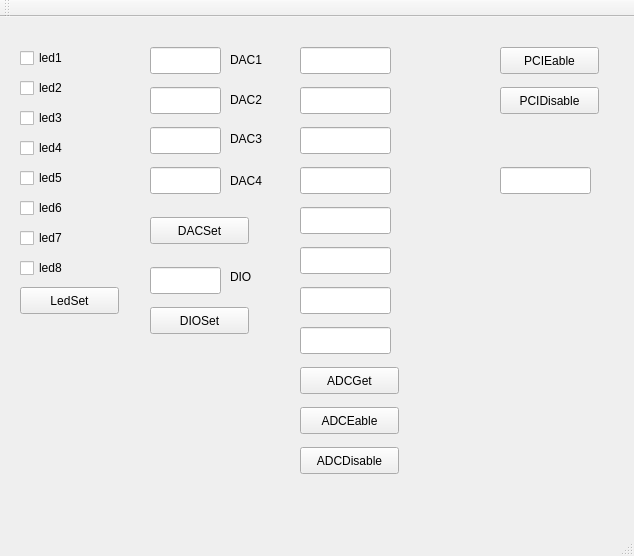
<?xml version="1.0" encoding="UTF-8"?>
<ui version="4.0">
 <class>MainWindow</class>
 <widget class="QMainWindow" name="MainWindow">
  <property name="geometry">
   <rect>
    <x>0</x>
    <y>0</y>
    <width>634</width>
    <height>556</height>
   </rect>
  </property>
  <property name="windowTitle">
   <string>MainWindow</string>
  </property>
  <widget class="QWidget" name="centralWidget">
   <widget class="QPushButton" name="PCIEable">
    <property name="geometry">
     <rect>
      <x>500</x>
      <y>30</y>
      <width>99</width>
      <height>27</height>
     </rect>
    </property>
    <property name="text">
     <string>PCIEable</string>
    </property>
   </widget>
   <widget class="QPushButton" name="PCIDisable">
    <property name="geometry">
     <rect>
      <x>500</x>
      <y>70</y>
      <width>99</width>
      <height>27</height>
     </rect>
    </property>
    <property name="text">
     <string>PCIDisable</string>
    </property>
   </widget>
   <widget class="QCheckBox" name="led2">
    <property name="geometry">
     <rect>
      <x>20</x>
      <y>60</y>
      <width>98</width>
      <height>22</height>
     </rect>
    </property>
    <property name="text">
     <string>led2</string>
    </property>
   </widget>
   <widget class="QCheckBox" name="led3">
    <property name="geometry">
     <rect>
      <x>20</x>
      <y>90</y>
      <width>98</width>
      <height>22</height>
     </rect>
    </property>
    <property name="text">
     <string>led3</string>
    </property>
   </widget>
   <widget class="QCheckBox" name="led4">
    <property name="geometry">
     <rect>
      <x>20</x>
      <y>120</y>
      <width>98</width>
      <height>22</height>
     </rect>
    </property>
    <property name="text">
     <string>led4</string>
    </property>
   </widget>
   <widget class="QCheckBox" name="led5">
    <property name="geometry">
     <rect>
      <x>20</x>
      <y>210</y>
      <width>98</width>
      <height>22</height>
     </rect>
    </property>
    <property name="text">
     <string>led7</string>
    </property>
   </widget>
   <widget class="QCheckBox" name="led6">
    <property name="geometry">
     <rect>
      <x>20</x>
      <y>180</y>
      <width>98</width>
      <height>22</height>
     </rect>
    </property>
    <property name="text">
     <string>led6</string>
    </property>
   </widget>
   <widget class="QCheckBox" name="led7">
    <property name="geometry">
     <rect>
      <x>20</x>
      <y>150</y>
      <width>98</width>
      <height>22</height>
     </rect>
    </property>
    <property name="text">
     <string>led5</string>
    </property>
   </widget>
   <widget class="QCheckBox" name="led8">
    <property name="geometry">
     <rect>
      <x>20</x>
      <y>240</y>
      <width>98</width>
      <height>22</height>
     </rect>
    </property>
    <property name="text">
     <string>led8</string>
    </property>
   </widget>
   <widget class="QPushButton" name="LedSet">
    <property name="geometry">
     <rect>
      <x>20</x>
      <y>270</y>
      <width>99</width>
      <height>27</height>
     </rect>
    </property>
    <property name="text">
     <string>LedSet</string>
    </property>
   </widget>
   <widget class="QLineEdit" name="DAC1">
    <property name="geometry">
     <rect>
      <x>150</x>
      <y>30</y>
      <width>71</width>
      <height>27</height>
     </rect>
    </property>
   </widget>
   <widget class="QLineEdit" name="DAC2">
    <property name="geometry">
     <rect>
      <x>150</x>
      <y>70</y>
      <width>71</width>
      <height>27</height>
     </rect>
    </property>
   </widget>
   <widget class="QLineEdit" name="DAC3">
    <property name="geometry">
     <rect>
      <x>150</x>
      <y>110</y>
      <width>71</width>
      <height>27</height>
     </rect>
    </property>
   </widget>
   <widget class="QLineEdit" name="DAC4">
    <property name="geometry">
     <rect>
      <x>150</x>
      <y>150</y>
      <width>71</width>
      <height>27</height>
     </rect>
    </property>
   </widget>
   <widget class="QLabel" name="label">
    <property name="geometry">
     <rect>
      <x>230</x>
      <y>34</y>
      <width>67</width>
      <height>17</height>
     </rect>
    </property>
    <property name="text">
     <string>DAC1</string>
    </property>
   </widget>
   <widget class="QLabel" name="label_2">
    <property name="geometry">
     <rect>
      <x>230</x>
      <y>73</y>
      <width>67</width>
      <height>20</height>
     </rect>
    </property>
    <property name="text">
     <string>DAC2</string>
    </property>
   </widget>
   <widget class="QLabel" name="label_3">
    <property name="geometry">
     <rect>
      <x>230</x>
      <y>113</y>
      <width>67</width>
      <height>17</height>
     </rect>
    </property>
    <property name="text">
     <string>DAC3</string>
    </property>
   </widget>
   <widget class="QLabel" name="label_4">
    <property name="geometry">
     <rect>
      <x>230</x>
      <y>155</y>
      <width>67</width>
      <height>17</height>
     </rect>
    </property>
    <property name="text">
     <string>DAC4</string>
    </property>
   </widget>
   <widget class="QCheckBox" name="led1">
    <property name="geometry">
     <rect>
      <x>20</x>
      <y>30</y>
      <width>98</width>
      <height>22</height>
     </rect>
    </property>
    <property name="text">
     <string>led1</string>
    </property>
   </widget>
   <widget class="QPushButton" name="DACSet">
    <property name="geometry">
     <rect>
      <x>150</x>
      <y>200</y>
      <width>99</width>
      <height>27</height>
     </rect>
    </property>
    <property name="text">
     <string>DACSet</string>
    </property>
   </widget>
   <widget class="QLineEdit" name="ADC1">
    <property name="geometry">
     <rect>
      <x>300</x>
      <y>30</y>
      <width>91</width>
      <height>27</height>
     </rect>
    </property>
   </widget>
   <widget class="QLineEdit" name="ADC2">
    <property name="geometry">
     <rect>
      <x>300</x>
      <y>70</y>
      <width>91</width>
      <height>27</height>
     </rect>
    </property>
   </widget>
   <widget class="QLineEdit" name="ADC3">
    <property name="geometry">
     <rect>
      <x>300</x>
      <y>110</y>
      <width>91</width>
      <height>27</height>
     </rect>
    </property>
   </widget>
   <widget class="QLineEdit" name="ADC4">
    <property name="geometry">
     <rect>
      <x>300</x>
      <y>150</y>
      <width>91</width>
      <height>27</height>
     </rect>
    </property>
   </widget>
   <widget class="QLineEdit" name="ADC5">
    <property name="geometry">
     <rect>
      <x>300</x>
      <y>190</y>
      <width>91</width>
      <height>27</height>
     </rect>
    </property>
   </widget>
   <widget class="QLineEdit" name="ADC6">
    <property name="geometry">
     <rect>
      <x>300</x>
      <y>230</y>
      <width>91</width>
      <height>27</height>
     </rect>
    </property>
   </widget>
   <widget class="QLineEdit" name="ADC7">
    <property name="geometry">
     <rect>
      <x>300</x>
      <y>270</y>
      <width>91</width>
      <height>27</height>
     </rect>
    </property>
   </widget>
   <widget class="QLineEdit" name="ADC8">
    <property name="geometry">
     <rect>
      <x>300</x>
      <y>310</y>
      <width>91</width>
      <height>27</height>
     </rect>
    </property>
   </widget>
   <widget class="QPushButton" name="ADCGet">
    <property name="geometry">
     <rect>
      <x>300</x>
      <y>350</y>
      <width>99</width>
      <height>27</height>
     </rect>
    </property>
    <property name="text">
     <string>ADCGet</string>
    </property>
   </widget>
   <widget class="QPushButton" name="ADCEable">
    <property name="geometry">
     <rect>
      <x>300</x>
      <y>390</y>
      <width>99</width>
      <height>27</height>
     </rect>
    </property>
    <property name="text">
     <string>ADCEable</string>
    </property>
   </widget>
   <widget class="QLineEdit" name="FPGA_Ver">
    <property name="geometry">
     <rect>
      <x>500</x>
      <y>150</y>
      <width>91</width>
      <height>27</height>
     </rect>
    </property>
   </widget>
   <widget class="QPushButton" name="ADCDisable">
    <property name="geometry">
     <rect>
      <x>300</x>
      <y>430</y>
      <width>99</width>
      <height>27</height>
     </rect>
    </property>
    <property name="text">
     <string>ADCDisable</string>
    </property>
   </widget>
   <widget class="QLineEdit" name="DIO">
    <property name="geometry">
     <rect>
      <x>150</x>
      <y>250</y>
      <width>71</width>
      <height>27</height>
     </rect>
    </property>
   </widget>
   <widget class="QPushButton" name="DIOSet">
    <property name="geometry">
     <rect>
      <x>150</x>
      <y>290</y>
      <width>99</width>
      <height>27</height>
     </rect>
    </property>
    <property name="text">
     <string>DIOSet</string>
    </property>
   </widget>
   <widget class="QLabel" name="label_5">
    <property name="geometry">
     <rect>
      <x>230</x>
      <y>250</y>
      <width>67</width>
      <height>20</height>
     </rect>
    </property>
    <property name="text">
     <string>DIO</string>
    </property>
   </widget>
  </widget>
  <widget class="QMenuBar" name="menuBar">
   <property name="geometry">
    <rect>
     <x>0</x>
     <y>0</y>
     <width>634</width>
     <height>25</height>
    </rect>
   </property>
  </widget>
  <widget class="QToolBar" name="mainToolBar">
   <attribute name="toolBarArea">
    <enum>TopToolBarArea</enum>
   </attribute>
   <attribute name="toolBarBreak">
    <bool>false</bool>
   </attribute>
  </widget>
  <widget class="QStatusBar" name="statusBar"/>
 </widget>
 <layoutdefault spacing="6" margin="11"/>
 <tabstops>
  <tabstop>PCIEable</tabstop>
  <tabstop>led1</tabstop>
  <tabstop>led2</tabstop>
  <tabstop>led3</tabstop>
  <tabstop>led4</tabstop>
  <tabstop>led5</tabstop>
  <tabstop>led6</tabstop>
  <tabstop>led7</tabstop>
  <tabstop>led8</tabstop>
  <tabstop>LedSet</tabstop>
  <tabstop>DAC2</tabstop>
  <tabstop>DAC3</tabstop>
  <tabstop>DAC4</tabstop>
  <tabstop>DAC1</tabstop>
  <tabstop>DACSet</tabstop>
  <tabstop>ADC1</tabstop>
  <tabstop>ADC2</tabstop>
  <tabstop>ADC3</tabstop>
  <tabstop>ADC4</tabstop>
  <tabstop>ADC5</tabstop>
  <tabstop>ADC6</tabstop>
  <tabstop>ADC7</tabstop>
  <tabstop>ADC8</tabstop>
  <tabstop>ADCGet</tabstop>
  <tabstop>ADCEable</tabstop>
  <tabstop>FPGA_Ver</tabstop>
  <tabstop>ADCDisable</tabstop>
  <tabstop>PCIDisable</tabstop>
 </tabstops>
 <resources/>
 <connections/>
 <slots>
  <slot>Checked()</slot>
 </slots>
</ui>
